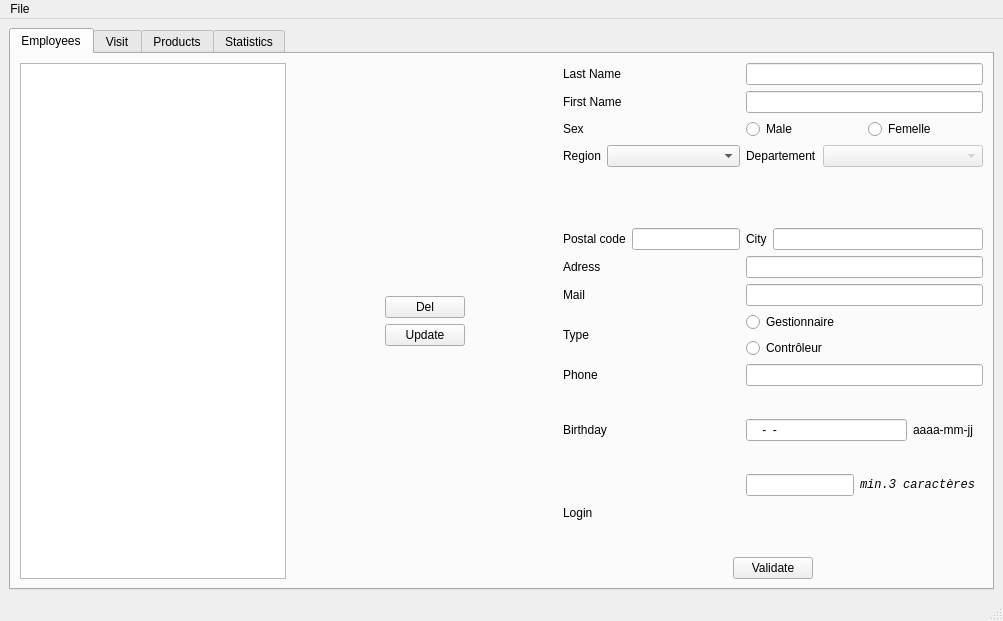
<?xml version="1.0" encoding="UTF-8"?>
<ui version="4.0">
 <class>MainWindowGestionnaire</class>
 <widget class="QMainWindow" name="MainWindowGestionnaire">
  <property name="geometry">
   <rect>
    <x>0</x>
    <y>0</y>
    <width>1003</width>
    <height>621</height>
   </rect>
  </property>
  <property name="windowTitle">
   <string>MainWindow</string>
  </property>
  <widget class="QWidget" name="centralwidget">
   <layout class="QHBoxLayout" name="horizontalLayout_5">
    <item>
     <widget class="QTabWidget" name="tabWidgetGestionnaire">
      <property name="currentIndex">
       <number>0</number>
      </property>
      <widget class="QWidget" name="tabPersonnel">
       <attribute name="title">
        <string>Employees</string>
       </attribute>
       <layout class="QHBoxLayout" name="horizontalLayout_4">
        <item>
         <layout class="QHBoxLayout" name="fenetre">
          <item>
           <widget class="QListWidget" name="listWidget">
            <property name="enabled">
             <bool>true</bool>
            </property>
           </widget>
          </item>
          <item>
           <layout class="QGridLayout" name="boutons">
            <item row="0" column="1">
             <spacer name="verticalSpacer">
              <property name="orientation">
               <enum>Qt::Vertical</enum>
              </property>
              <property name="sizeHint" stdset="0">
               <size>
                <width>20</width>
                <height>203</height>
               </size>
              </property>
             </spacer>
            </item>
            <item row="1" column="0" rowspan="2">
             <spacer name="horizontalSpacer">
              <property name="orientation">
               <enum>Qt::Horizontal</enum>
              </property>
              <property name="sizeHint" stdset="0">
               <size>
                <width>40</width>
                <height>20</height>
               </size>
              </property>
             </spacer>
            </item>
            <item row="1" column="1">
             <widget class="QPushButton" name="pushButtonSupprimer">
              <property name="text">
               <string>Del</string>
              </property>
             </widget>
            </item>
            <item row="1" column="2" rowspan="2">
             <spacer name="horizontalSpacer_2">
              <property name="orientation">
               <enum>Qt::Horizontal</enum>
              </property>
              <property name="sizeHint" stdset="0">
               <size>
                <width>40</width>
                <height>20</height>
               </size>
              </property>
             </spacer>
            </item>
            <item row="2" column="1">
             <widget class="QPushButton" name="pushButtonMaj">
              <property name="text">
               <string>Update</string>
              </property>
             </widget>
            </item>
            <item row="3" column="1">
             <spacer name="verticalSpacer">
              <property name="orientation">
               <enum>Qt::Vertical</enum>
              </property>
              <property name="sizeHint" stdset="0">
               <size>
                <width>20</width>
                <height>202</height>
               </size>
              </property>
             </spacer>
            </item>
           </layout>
          </item>
          <item>
           <layout class="QVBoxLayout" name="blocformulaire">
            <item>
             <layout class="QGridLayout" name="formulaire">
              <item row="0" column="0">
               <widget class="QLabel" name="labelNomEmploye">
                <property name="text">
                 <string>Last Name</string>
                </property>
               </widget>
              </item>
              <item row="0" column="1">
               <widget class="QLineEdit" name="lineEditNom"/>
              </item>
              <item row="1" column="0">
               <widget class="QLabel" name="labelPrenomEmploye">
                <property name="text">
                 <string>First Name</string>
                </property>
               </widget>
              </item>
              <item row="1" column="1">
               <widget class="QLineEdit" name="lineEditPrenom"/>
              </item>
              <item row="2" column="0">
               <widget class="QLabel" name="labelSex">
                <property name="text">
                 <string>Sex</string>
                </property>
               </widget>
              </item>
              <item row="2" column="1">
               <layout class="QHBoxLayout" name="sexe">
                <item>
                 <widget class="QRadioButton" name="radioButtonMale">
                  <property name="text">
                   <string>Male</string>
                  </property>
                 </widget>
                </item>
                <item>
                 <widget class="QRadioButton" name="radioButtonFemelle">
                  <property name="text">
                   <string>Femelle</string>
                  </property>
                 </widget>
                </item>
               </layout>
              </item>
              <item row="3" column="0">
               <layout class="QFormLayout" name="region">
                <item row="0" column="0">
                 <widget class="QLabel" name="labelRegion">
                  <property name="text">
                   <string>Region</string>
                  </property>
                 </widget>
                </item>
                <item row="0" column="1">
                 <widget class="QComboBox" name="comboBoxRegion"/>
                </item>
               </layout>
              </item>
              <item row="3" column="1">
               <layout class="QFormLayout" name="departement">
                <item row="0" column="0">
                 <widget class="QLabel" name="labelDepartement">
                  <property name="text">
                   <string>Departement</string>
                  </property>
                 </widget>
                </item>
                <item row="0" column="1">
                 <widget class="QComboBox" name="comboBoxDepartement">
                  <property name="enabled">
                   <bool>false</bool>
                  </property>
                 </widget>
                </item>
               </layout>
              </item>
              <item row="4" column="0">
               <layout class="QHBoxLayout" name="codepostal">
                <item>
                 <widget class="QLabel" name="labelCodePostal">
                  <property name="text">
                   <string>Postal code</string>
                  </property>
                 </widget>
                </item>
                <item>
                 <widget class="QLineEdit" name="lineEditCP"/>
                </item>
               </layout>
              </item>
              <item row="4" column="1">
               <layout class="QFormLayout" name="ville">
                <item row="0" column="0">
                 <widget class="QLabel" name="labelVilleEmploye">
                  <property name="text">
                   <string>City</string>
                  </property>
                 </widget>
                </item>
                <item row="0" column="1">
                 <widget class="QLineEdit" name="lineEditVille"/>
                </item>
               </layout>
              </item>
              <item row="5" column="0">
               <widget class="QLabel" name="labelRueEmploye">
                <property name="text">
                 <string>Adress</string>
                </property>
               </widget>
              </item>
              <item row="5" column="1">
               <widget class="QLineEdit" name="lineEditAdresse"/>
              </item>
              <item row="6" column="0">
               <widget class="QLabel" name="labelMail">
                <property name="text">
                 <string>Mail</string>
                </property>
               </widget>
              </item>
              <item row="6" column="1">
               <widget class="QLineEdit" name="lineEditMail"/>
              </item>
              <item row="7" column="0">
               <widget class="QLabel" name="labelTypeEmploye">
                <property name="text">
                 <string>Type</string>
                </property>
               </widget>
              </item>
              <item row="7" column="1">
               <layout class="QVBoxLayout" name="type">
                <item>
                 <widget class="QRadioButton" name="radioButtonGestionnaire">
                  <property name="text">
                   <string>Gestionnaire</string>
                  </property>
                 </widget>
                </item>
                <item>
                 <widget class="QRadioButton" name="radioButtonControleur">
                  <property name="text">
                   <string>Contrôleur</string>
                  </property>
                 </widget>
                </item>
               </layout>
              </item>
              <item row="8" column="0">
               <widget class="QLabel" name="labelTelEmploye">
                <property name="text">
                 <string>Phone</string>
                </property>
               </widget>
              </item>
              <item row="8" column="1">
               <widget class="QLineEdit" name="lineEditTel"/>
              </item>
              <item row="9" column="0">
               <widget class="QLabel" name="labelDateNaissanceEmploye">
                <property name="text">
                 <string>Birthday</string>
                </property>
               </widget>
              </item>
              <item row="9" column="1">
               <layout class="QHBoxLayout" name="anniversaire">
                <item>
                 <widget class="QLineEdit" name="lineEditDN">
                  <property name="inputMask">
                   <string>9999-99-99</string>
                  </property>
                 </widget>
                </item>
                <item>
                 <widget class="QLabel" name="labelDate">
                  <property name="text">
                   <string>aaaa-mm-jj   </string>
                  </property>
                 </widget>
                </item>
               </layout>
              </item>
              <item row="10" column="0">
               <widget class="QLabel" name="labelLoginEmploye">
                <property name="text">
                 <string>Login</string>
                </property>
               </widget>
              </item>
              <item row="10" column="1">
               <layout class="QFormLayout" name="login">
                <item row="0" column="0">
                 <widget class="QLineEdit" name="lineEditLogin"/>
                </item>
                <item row="0" column="1">
                 <widget class="QLabel" name="labelCaracteresExiges">
                  <property name="font">
                   <font>
                    <family>Monospace</family>
                    <pointsize>9</pointsize>
                    <italic>true</italic>
                   </font>
                  </property>
                  <property name="text">
                   <string>min.3 caractères </string>
                  </property>
                 </widget>
                </item>
               </layout>
              </item>
             </layout>
            </item>
            <item>
             <layout class="QHBoxLayout" name="validation">
              <item>
               <spacer name="horizontalSpacer_3">
                <property name="orientation">
                 <enum>Qt::Horizontal</enum>
                </property>
                <property name="sizeHint" stdset="0">
                 <size>
                  <width>40</width>
                  <height>20</height>
                 </size>
                </property>
               </spacer>
              </item>
              <item>
               <widget class="QPushButton" name="pushButtonValider">
                <property name="text">
                 <string>Validate</string>
                </property>
               </widget>
              </item>
              <item>
               <spacer name="horizontalSpacer_4">
                <property name="orientation">
                 <enum>Qt::Horizontal</enum>
                </property>
                <property name="sizeHint" stdset="0">
                 <size>
                  <width>40</width>
                  <height>20</height>
                 </size>
                </property>
               </spacer>
              </item>
             </layout>
            </item>
           </layout>
          </item>
         </layout>
        </item>
       </layout>
      </widget>
      <widget class="QWidget" name="tabVisites">
       <attribute name="title">
        <string>Visit</string>
       </attribute>
      </widget>
      <widget class="QWidget" name="tabProduits">
       <attribute name="title">
        <string>Products</string>
       </attribute>
      </widget>
      <widget class="QWidget" name="tabStatistiques">
       <attribute name="title">
        <string>Statistics</string>
       </attribute>
      </widget>
     </widget>
    </item>
   </layout>
  </widget>
  <widget class="QMenuBar" name="menubar">
   <property name="geometry">
    <rect>
     <x>0</x>
     <y>0</y>
     <width>1003</width>
     <height>27</height>
    </rect>
   </property>
   <widget class="QMenu" name="menuFile">
    <property name="title">
     <string>File</string>
    </property>
    <addaction name="actionQUit"/>
   </widget>
   <addaction name="menuFile"/>
  </widget>
  <widget class="QStatusBar" name="statusbar"/>
  <action name="actionQUit">
   <property name="text">
    <string>Quit</string>
   </property>
  </action>
 </widget>
 <resources/>
 <connections/>
</ui>
